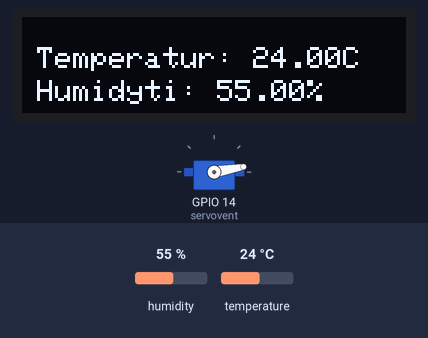
Bench run of a program on a simulated ESP32. Shown: servo, 128×32 one-colour display. Inputs (shaded band) come from the test bench; at power-on: temperature 24 °C, humidity 55 %. What the program prints to the serial monitor is not drawn.

Above: at 5.6 s.
5.7 s: temperature set to 27 °C
At 8.3 s:
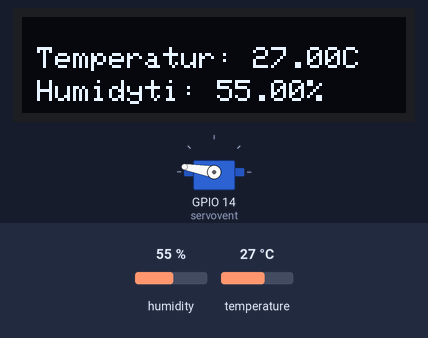
8.7 s: humidity set to 22 %
At 9.4 s:
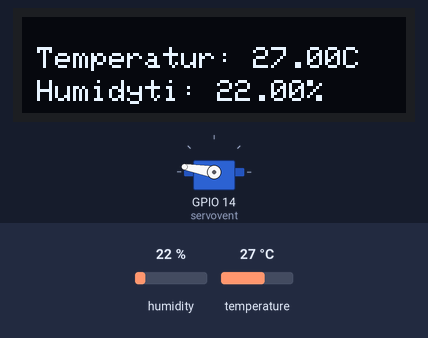
11.7 s: humidity set to 40 %
At 13.8 s:
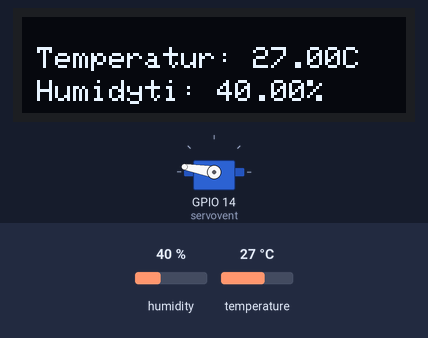
14.7 s: temperature set to 12 °C
At 15.9 s:
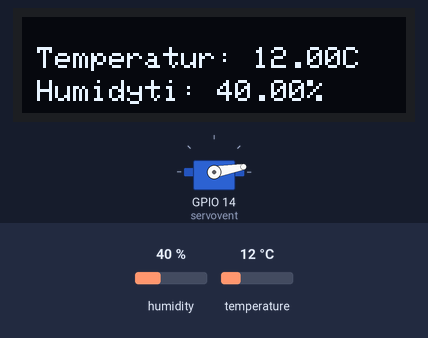
Timing chart, 0 to 17.7 s (numbered marks = the images above; inputs shaded):
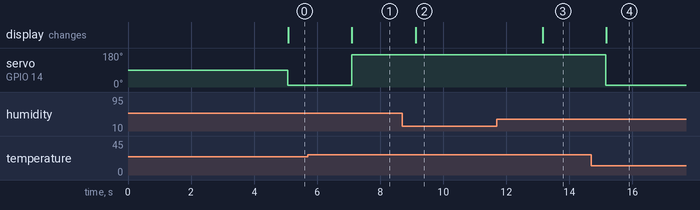

Measured:
- the behaviour switches between 25 and 26 °C on temperature (found by bisection; images 0 and 1)
- after the input at 5.7 s, servo on GPIO 14 (servovent): 10° → 170° after 1.4 s; the display: changes after 1.4 s (image 1)
- after the input at 8.7 s, the display: changes after 0.42 s (image 2)
- after the input at 11.7 s, the display: changes after 1.5 s (image 3)
- after the input at 14.7 s, servo on GPIO 14 (servovent): 170° → 10° after 0.46 s; the display: changes after 0.47 s (image 4)

The program:

main.cpp
```cpp
#include <Arduino.h>
// initialise OLED
#include <SPI.h>
#include <Wire.h>
//#include <Adafruit_GFX.h>
#include <Adafruit_SSD1306.h>
#include <Adafruit_I2CDevice.h>

#define SCREEN_WIDTH 128 // OLED display width, in pixels
#define SCREEN_HEIGHT 32 // OLED display height, in pixels

#define OLED_RESET     -1 // Reset pin # (or -1 if sharing Arduino reset pin)
#define SCREEN_ADDRESS 0x3C ///< See datasheet for Address; 0x3D for 128x64, 0x3C for 128x32
Adafruit_SSD1306 display(SCREEN_WIDTH, SCREEN_HEIGHT, &Wire, OLED_RESET);

// DHT Temperature & Humidity Sensor
// Unified Sensor Library Example
// Written by Tony DiCola for Adafruit Industries
// Released under an MIT license.

// REQUIRES the following Arduino libraries:
// - DHT Sensor Library: https://github.com/adafruit/DHT-sensor-library
// - Adafruit Unified Sensor Lib: https://github.com/adafruit/Adafruit_Sensor

#include <Adafruit_Sensor.h>
#include <DHT.h>
#include <DHT_U.h>

#define DHTPIN 27     // Digital pin connected to the DHT sensor
// Feather HUZZAH ESP8266 note: use pins 3, 4, 5, 12, 13 or 14 --
// Pin 15 can work but DHT must be disconnected during program upload.

// Uncomment the type of sensor in use:
#define DHTTYPE    DHT11     // DHT 11
//#define DHTTYPE    DHT22     // DHT 22 (AM2302)
//#define DHTTYPE    DHT21     // DHT 21 (AM2301)

// See guide for details on sensor wiring and usage:
//   https://learn.adafruit.com/dht/overview

DHT_Unified dht(DHTPIN, DHTTYPE);

uint32_t delayMS;


// Servo Belüftung
#include <Servo.h>
Servo servovent;

//int pos;

void setup() {
  Serial.begin(115200);
  // Initialize device.

  //Servo setup
  servovent.attach(14);

// OLED Setup
 // SSD1306_SWITCHCAPVCC = generate display voltage from 3.3V internally
  if(!display.begin(SSD1306_SWITCHCAPVCC, SCREEN_ADDRESS)) {
    Serial.println(F("SSD1306 allocation failed"));
    for(;;); // Don't proceed, loop forever
  }

// Programm Version
  display.clearDisplay();
  display.setTextColor(WHITE);
  display.setCursor(5,10);
  display.setTextSize(1);
  display.println("Sven V1");
  display.setCursor(5,21);
  display.setTextSize(1);
  display.println("Raumklima");
  display.display();
  delay(3000);

// initialise DHT11
dht.begin();
  // Print temperature sensor details.
  sensor_t sensor;
  dht.temperature().getSensor(&sensor);
  Serial.println(F("------------------------------------"));
  Serial.println(F("Temperature Sensor"));
  Serial.print  (F("Sensor Type: ")); Serial.println(sensor.name);
  Serial.print  (F("Driver Ver:  ")); Serial.println(sensor.version);
  Serial.print  (F("Unique ID:   ")); Serial.println(sensor.sensor_id);
  Serial.print  (F("Max Value:   ")); Serial.print(sensor.max_value); Serial.println(F("°C"));
  Serial.print  (F("Min Value:   ")); Serial.print(sensor.min_value); Serial.println(F("°C"));
  Serial.print  (F("Resolution:  ")); Serial.print(sensor.resolution); Serial.println(F("°C"));
  Serial.println(F("------------------------------------"));
  // Print humidity sensor details.
  dht.humidity().getSensor(&sensor);
  Serial.println(F("Humidity Sensor"));
  Serial.print  (F("Sensor Type: ")); Serial.println(sensor.name);
  Serial.print  (F("Driver Ver:  ")); Serial.println(sensor.version);
  Serial.print  (F("Unique ID:   ")); Serial.println(sensor.sensor_id);
  Serial.print  (F("Max Value:   ")); Serial.print(sensor.max_value); Serial.println(F("%"));
  Serial.print  (F("Min Value:   ")); Serial.print(sensor.min_value); Serial.println(F("%"));
  Serial.print  (F("Resolution:  ")); Serial.print(sensor.resolution); Serial.println(F("%"));
  Serial.println(F("------------------------------------"));
  // Set delay between sensor readings based on sensor details.
  delayMS = sensor.min_delay / 1000;
}

void loop() {
  display.clearDisplay();
  // Delay between measurements.
  delay(delayMS);
  // Get temperature event and print its value.
  sensors_event_t event;
  dht.temperature().getEvent(&event);
  if (isnan(event.temperature)) {
    Serial.println(F("Error reading temperature!"));
  }
  else {
    Serial.print(F("Temperature: "));
    Serial.print(event.temperature);
    Serial.println(F("°C"));
    // display temperature
    display.setTextColor(WHITE);
    display.setCursor(5,10);
    display.setTextSize(1);
    display.print(F("Temperatur: "));
    display.print(event.temperature);
    display.println(F("C"));
    //display.display();


      // Belüchtung Servo
  if (event.temperature >25) {
      servovent.write(170);
      Serial.println("offen");
  } if(event.temperature <25)
  {
    servovent.write(10);
    Serial.println("geschlossen");
  }
  }
  // Get humidity event and print its value.
  dht.humidity().getEvent(&event);
  if (isnan(event.relative_humidity)) {
    Serial.println(F("Error reading humidity!"));
  }
  else {
    Serial.print(F("Humidity: "));
    Serial.print(event.relative_humidity);
    Serial.println(F("%"));
    //display humydity
    //display.clearDisplay();
    display.setTextColor(WHITE);
    display.setCursor(5,21);
    display.setTextSize(1);
    display.print(F("Humidyti: "));
    display.print(event.relative_humidity);
    display.println(F("%"));
    display.display();


  }
}
```
